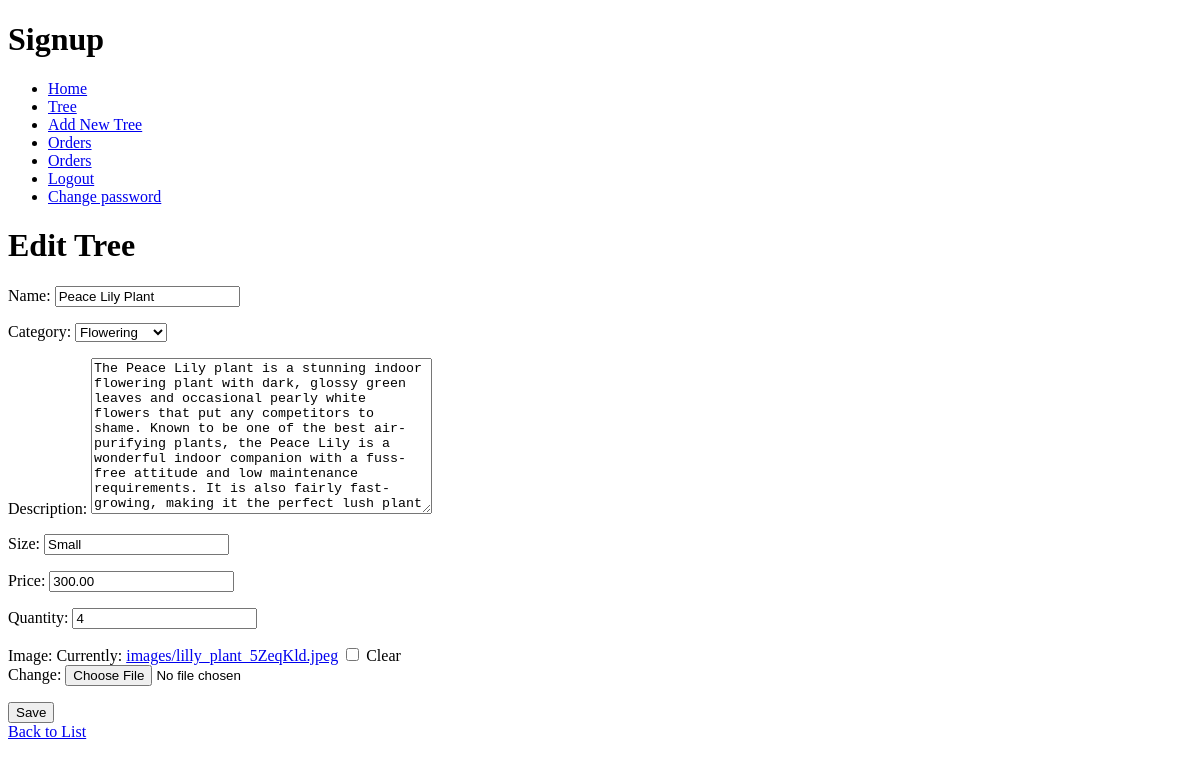
/trees/2/edit/ (signed in), run on an earlier commit of the app's database.
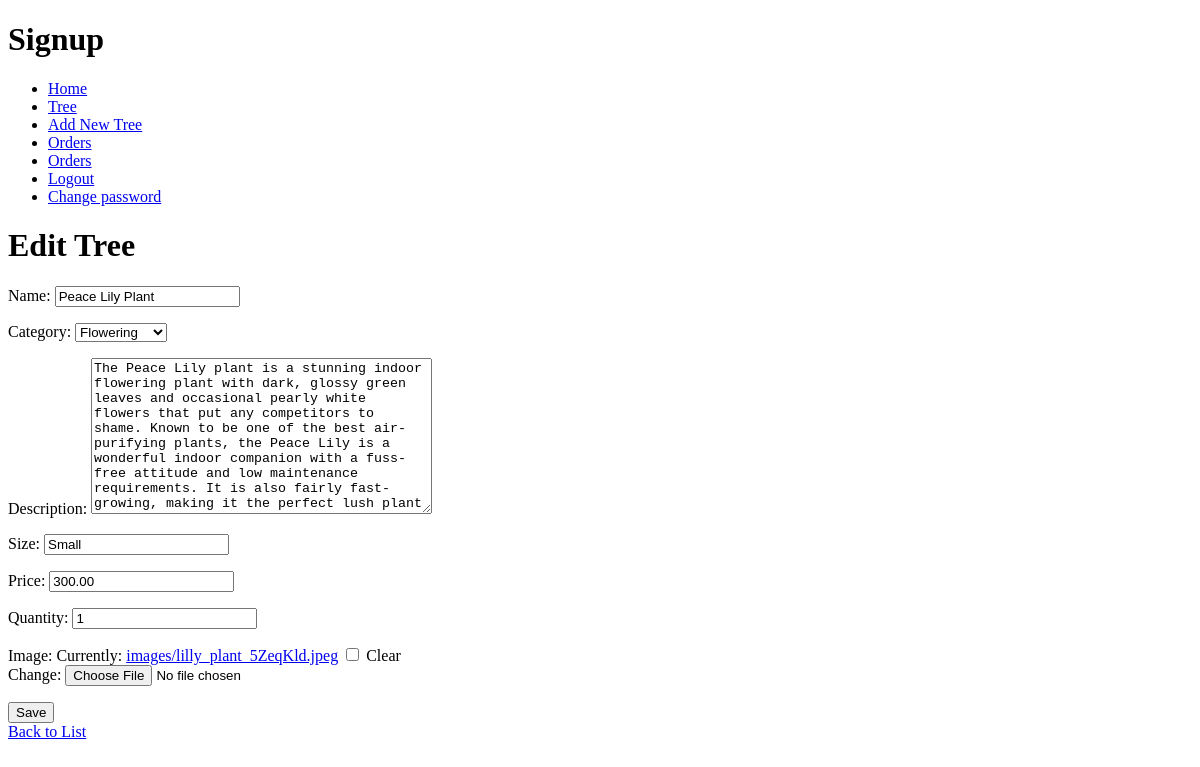
And on a later commit of the database.
### tree/models.py (models this page shows, shortened)
class Tree(models.Model):
    name = models.CharField(max_length=255)
    category = models.ForeignKey(Category, related_name='trees', on_delete=models.CASCADE)
    description = models.TextField()
    size = models.CharField(max_length=255)
    price = models.DecimalField(max_digits=10, decimal_places=2)
    quantity = models.PositiveIntegerField()
    image = models.ImageField(upload_to='images/', blank=True, null=True)

class Category(models.Model):
    name = models.CharField(max_length=255)
    description = models.TextField(blank=True, null=True)
    def __str__(self):
        return self.name

### tree/views.py (the view)
# urls.py: path('trees/<int:pk>/edit/', views.tree_update, name='tree_update'),
@login_required(login_url='signin')  # Restrict access if needed
@staff_access_only()
def tree_update(request, pk):
  tree = Tree.objects.get(pk=pk)
  if request.method == 'POST':
    form = TreeForm(request.POST, request.FILES, instance=tree)  # Include request.FILES for image upload
    if form.is_valid():
      form.save()
      return redirect('tree_list')
  else:
    form = TreeForm(instance=tree)
  return render(request, 'admin/tree_form.html', {'form': form})

### tree/forms.py
class TreeForm(forms.ModelForm):
  class Meta:
    model = Tree
    fields = ['name', 'category', 'description', 'size', 'price', 'quantity', 'image']

### tree/templates/admin/tree_form.html (shortened to what this page needs)
{% extends "tree/main.html" %}
{% block content %}
<h1>{% if form.instance.pk %}Edit Tree{% else %}Add New Tree{% endif %}</h1>
    <form method="post" enctype="multipart/form-data">
        {{ form.as_p }}
        <button type="submit">Save</button>
    </form>
    <a href="{% url 'tree_list' %}">Back to List</a>
{% endblock content %}

What changed in the data, as far as the page shows it:
changed Tree "Flowering": quantity "4" → "1"
